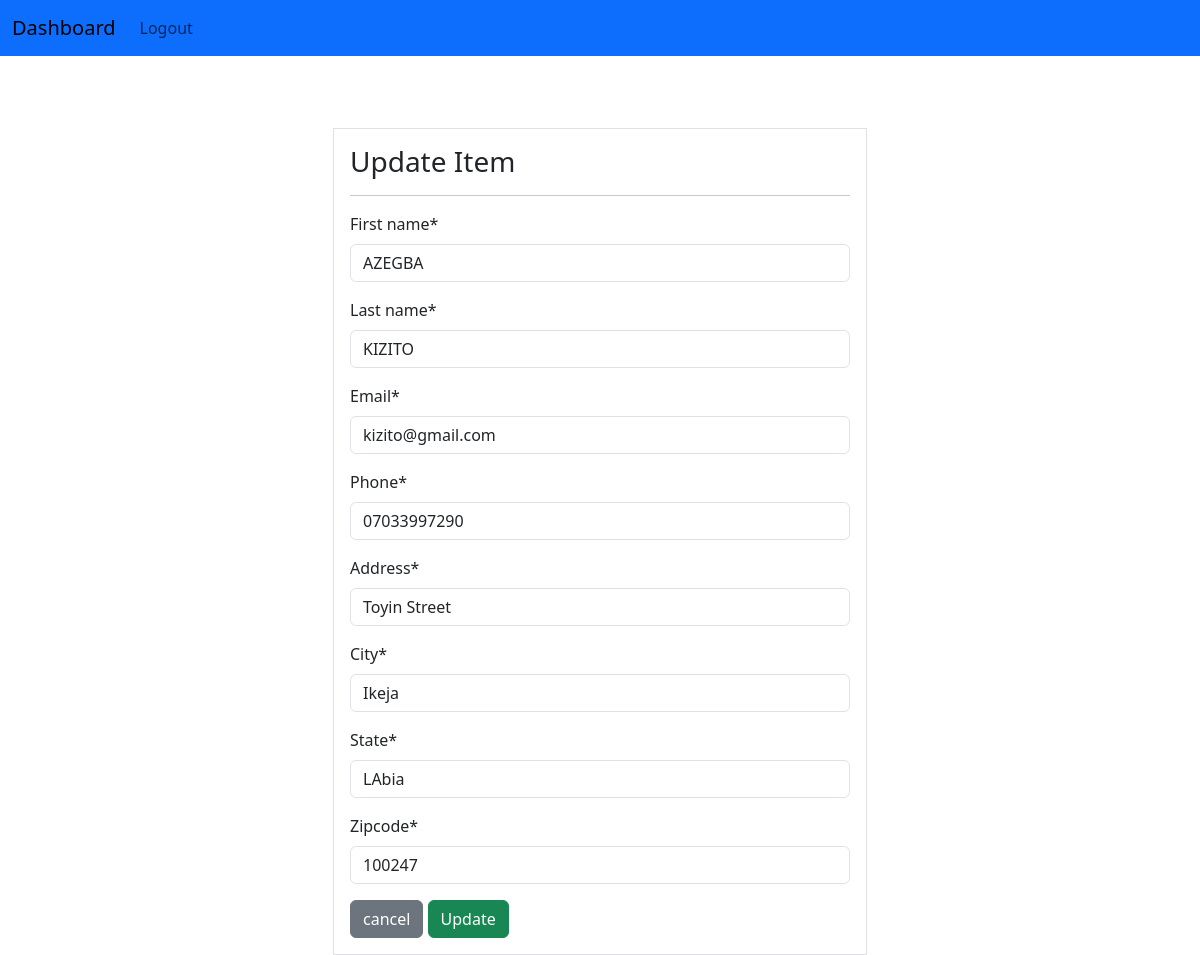
Screenshot of /update/2/ (signed in) with the database file from the repository.
### myapp/models.py (models this page shows, shortened)
class Customer(models.Model):
    created_at = models.DateTimeField(auto_now_add=True)
    First_name = models.CharField(max_length=50)
    Last_name = models.CharField(max_length=50)
    Email = models.CharField(max_length=100)
    Phone = models.CharField(max_length=15)
    Address = models.CharField(max_length=100)
    City = models.CharField(max_length=50)
    State = models.CharField(max_length=50)
    Zipcode = models.CharField(max_length=50)

### myapp/views.py (the view)
# urls.py: path('update/<int:pk>/', views.UpdateCustomer, name ='update'),
@login_required(login_url='home')
def UpdateCustomer(request, pk):
	item = Customer.objects.get(id=pk)
	if request.method =="POST":
		form = AddRecords(request.POST, instance=item)
		if form.is_valid():
			form.save()
			messages.success(request, 'Customer record has been updated successfully')
			return redirect('home')
	else:
		form = AddRecords(instance=item)
	return render(request, 'myapp/update.html', {'form':form})

### myapp/forms.py
class AddRecords(forms.ModelForm):
    class Meta:
        model = Customer
        fields = '__all__'

### myapp/templates/myapp/update.html (shortened to what this page needs)
{% extends 'myapp/base.html' %}
{% load crispy_forms_tags %}
{% block content %}
    <div class="container">
        <div class="row mt-5">
            <div class="col-md-6 offset-md-3">
                <div class="border bg-white p-3">
                    <h3>Update Item</h3>
                    <hr>
                    <form method="POST">
                        {{form|crispy}}
                        <a class="btn btn-secondary" href = "{% url 'home' %}">cancel</a>
                        <input class="btn btn-success" type="submit" value ="Update">
                    </form>
                </div>
            </div>
        </div>
    </div>
{% endblock %}

### rows the page displays
Customer: First_name "AZEGBA", Last_name "KIZITO", Email "kizito@gmail.com", Phone "07033997290", Address "Toyin Street", City "Ikeja", State "LAbia", Zipcode "100247"
